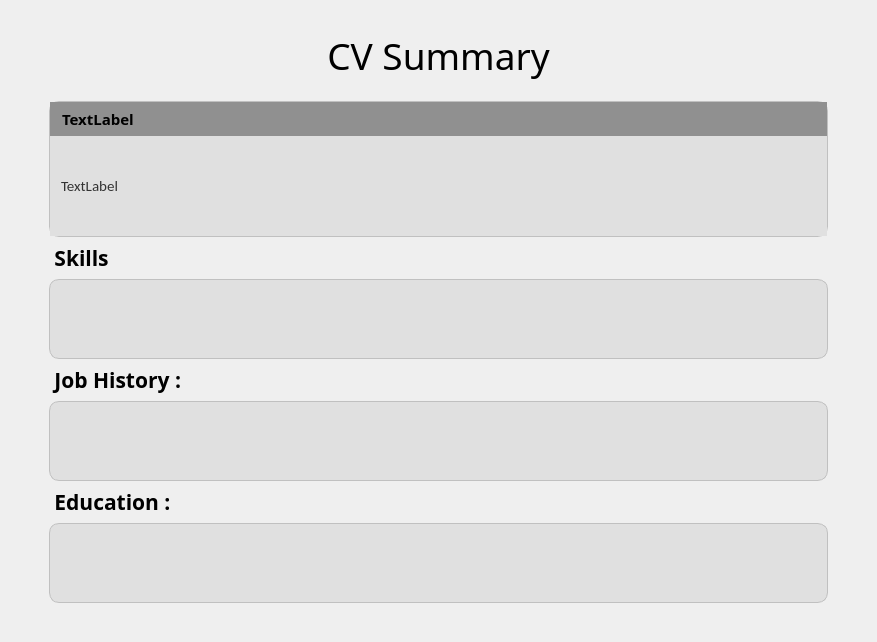
<?xml version="1.0" encoding="UTF-8"?>
<ui version="4.0">
 <class>SummaryWindow</class>
 <widget class="QMainWindow" name="SummaryWindow">
  <property name="geometry">
   <rect>
    <x>0</x>
    <y>0</y>
    <width>877</width>
    <height>642</height>
   </rect>
  </property>
  <property name="windowTitle">
   <string>MainWindow</string>
  </property>
  <widget class="QWidget" name="centralwidget">
   <layout class="QVBoxLayout" name="verticalLayout" stretch="0">
    <property name="leftMargin">
     <number>40</number>
    </property>
    <property name="topMargin">
     <number>6</number>
    </property>
    <property name="rightMargin">
     <number>40</number>
    </property>
    <property name="bottomMargin">
     <number>30</number>
    </property>
    <item>
     <widget class="QScrollArea" name="scrollArea">
      <property name="sizePolicy">
       <sizepolicy hsizetype="Expanding" vsizetype="Expanding">
        <horstretch>1</horstretch>
        <verstretch>1</verstretch>
       </sizepolicy>
      </property>
      <property name="styleSheet">
       <string notr="true">border : none;</string>
      </property>
      <property name="widgetResizable">
       <bool>true</bool>
      </property>
      <widget class="QWidget" name="scrollAreaWidgetContents">
       <property name="geometry">
        <rect>
         <x>0</x>
         <y>0</y>
         <width>797</width>
         <height>606</height>
        </rect>
       </property>
       <layout class="QVBoxLayout" name="verticalLayout_5">
        <item>
         <widget class="QLabel" name="label">
          <property name="font">
           <font>
            <family>Bahnschrift Light</family>
            <pointsize>28</pointsize>
           </font>
          </property>
          <property name="text">
           <string>CV Summary</string>
          </property>
          <property name="alignment">
           <set>Qt::AlignCenter</set>
          </property>
         </widget>
        </item>
        <item>
         <widget class="QFrame" name="outerFrame">
          <property name="sizePolicy">
           <sizepolicy hsizetype="Minimum" vsizetype="Preferred">
            <horstretch>0</horstretch>
            <verstretch>0</verstretch>
           </sizepolicy>
          </property>
          <property name="minimumSize">
           <size>
            <width>720</width>
            <height>0</height>
           </size>
          </property>
          <property name="styleSheet">
           <string notr="true">QFrame#outerFrame {
    background-color: transparent; /* No background color on the outer frame itself */
    border-radius: 10px;       /* This controls ALL the rounding for the block */
    border: 1px solid #C0C0C0; /* Optional: A very subtle border for definition */
    overflow: hidden;          /* IMPORTANT: Clip content to the rounded border */
}
</string>
          </property>
          <property name="frameShape">
           <enum>QFrame::StyledPanel</enum>
          </property>
          <property name="frameShadow">
           <enum>QFrame::Raised</enum>
          </property>
          <layout class="QVBoxLayout" name="verticalLayout_2">
           <property name="spacing">
            <number>0</number>
           </property>
           <property name="leftMargin">
            <number>0</number>
           </property>
           <property name="topMargin">
            <number>0</number>
           </property>
           <property name="rightMargin">
            <number>0</number>
           </property>
           <property name="bottomMargin">
            <number>0</number>
           </property>
           <item>
            <widget class="QLabel" name="nameLabel">
             <property name="sizePolicy">
              <sizepolicy hsizetype="Preferred" vsizetype="Preferred">
               <horstretch>0</horstretch>
               <verstretch>0</verstretch>
              </sizepolicy>
             </property>
             <property name="maximumSize">
              <size>
               <width>16777215</width>
               <height>34</height>
              </size>
             </property>
             <property name="font">
              <font>
               <family>Bahnschrift SemiBold</family>
               <pointsize>11</pointsize>
               <weight>75</weight>
               <bold>true</bold>
              </font>
             </property>
             <property name="styleSheet">
              <string notr="true">QLabel#nameLabel {
    background-color: #909090; /* Darker grey */
    color: black;             /* Text color */
    font-weight: bold;
    padding: 8px 8px;        /* Adjust padding to match original image */
}</string>
             </property>
             <property name="text">
              <string>TextLabel</string>
             </property>
            </widget>
           </item>
           <item>
            <widget class="QLabel" name="contactLabel">
             <property name="sizePolicy">
              <sizepolicy hsizetype="Preferred" vsizetype="Minimum">
               <horstretch>0</horstretch>
               <verstretch>0</verstretch>
              </sizepolicy>
             </property>
             <property name="minimumSize">
              <size>
               <width>0</width>
               <height>100</height>
              </size>
             </property>
             <property name="font">
              <font>
               <family>Calibri</family>
               <pointsize>11</pointsize>
               <weight>50</weight>
               <bold>false</bold>
              </font>
             </property>
             <property name="styleSheet">
              <string notr="true">QLabel#contactLabel {
    background-color: #E0E0E0; /* Lighter grey */
    color: #333333;           /* Darker text */
    padding: 15px 8px;       /* Adjust padding */
}</string>
             </property>
             <property name="text">
              <string>TextLabel</string>
             </property>
            </widget>
           </item>
          </layout>
         </widget>
        </item>
        <item>
         <widget class="QLabel" name="label_2">
          <property name="sizePolicy">
           <sizepolicy hsizetype="Preferred" vsizetype="Maximum">
            <horstretch>0</horstretch>
            <verstretch>0</verstretch>
           </sizepolicy>
          </property>
          <property name="maximumSize">
           <size>
            <width>16777215</width>
            <height>30</height>
           </size>
          </property>
          <property name="font">
           <font>
            <family>Bahnschrift SemiBold</family>
            <pointsize>16</pointsize>
            <weight>75</weight>
            <bold>true</bold>
           </font>
          </property>
          <property name="text">
           <string> Skills</string>
          </property>
         </widget>
        </item>
        <item>
         <widget class="QFrame" name="skillsContainer">
          <property name="sizePolicy">
           <sizepolicy hsizetype="Preferred" vsizetype="Minimum">
            <horstretch>0</horstretch>
            <verstretch>0</verstretch>
           </sizepolicy>
          </property>
          <property name="minimumSize">
           <size>
            <width>0</width>
            <height>30</height>
           </size>
          </property>
          <property name="maximumSize">
           <size>
            <width>16777215</width>
            <height>16777215</height>
           </size>
          </property>
          <property name="styleSheet">
           <string notr="true">QFrame {
    background-color: #E0E0E0; /* A light grey color */
    border-radius: 10px;    /* Adjust this value for desired roundness */
    border: 1px solid #C0C0C0; /* Optional: A subtle border */
}</string>
          </property>
          <property name="frameShape">
           <enum>QFrame::StyledPanel</enum>
          </property>
          <property name="frameShadow">
           <enum>QFrame::Raised</enum>
          </property>
          <layout class="QHBoxLayout" name="horizontalLayout">
           <property name="spacing">
            <number>8</number>
           </property>
          </layout>
         </widget>
        </item>
        <item>
         <widget class="QLabel" name="label_3">
          <property name="sizePolicy">
           <sizepolicy hsizetype="Preferred" vsizetype="Maximum">
            <horstretch>0</horstretch>
            <verstretch>0</verstretch>
           </sizepolicy>
          </property>
          <property name="maximumSize">
           <size>
            <width>16777215</width>
            <height>30</height>
           </size>
          </property>
          <property name="font">
           <font>
            <family>Bahnschrift SemiBold</family>
            <pointsize>16</pointsize>
            <weight>75</weight>
            <bold>true</bold>
           </font>
          </property>
          <property name="text">
           <string> Job History : </string>
          </property>
         </widget>
        </item>
        <item>
         <widget class="QWidget" name="job" native="true">
          <property name="sizePolicy">
           <sizepolicy hsizetype="Preferred" vsizetype="Preferred">
            <horstretch>0</horstretch>
            <verstretch>0</verstretch>
           </sizepolicy>
          </property>
          <property name="styleSheet">
           <string notr="true">QWidget {
    background-color: #E0E0E0; /* A light grey color */
    border-radius: 10px;    /* Adjust this value for desired roundness */
    border: 1px solid #C0C0C0; /* Optional: A subtle border */
}</string>
          </property>
          <layout class="QVBoxLayout" name="verticalLayout_3">
           <property name="spacing">
            <number>10</number>
           </property>
          </layout>
         </widget>
        </item>
        <item>
         <widget class="QLabel" name="label_4">
          <property name="sizePolicy">
           <sizepolicy hsizetype="Preferred" vsizetype="Maximum">
            <horstretch>0</horstretch>
            <verstretch>0</verstretch>
           </sizepolicy>
          </property>
          <property name="maximumSize">
           <size>
            <width>16777215</width>
            <height>30</height>
           </size>
          </property>
          <property name="font">
           <font>
            <family>Bahnschrift SemiBold</family>
            <pointsize>16</pointsize>
            <weight>75</weight>
            <bold>true</bold>
           </font>
          </property>
          <property name="text">
           <string> Education : </string>
          </property>
         </widget>
        </item>
        <item>
         <widget class="QWidget" name="education" native="true">
          <property name="sizePolicy">
           <sizepolicy hsizetype="Preferred" vsizetype="Preferred">
            <horstretch>0</horstretch>
            <verstretch>0</verstretch>
           </sizepolicy>
          </property>
          <property name="styleSheet">
           <string notr="true">QWidget {
    background-color: #E0E0E0; /* A light grey color */
    border-radius: 10px;    /* Adjust this value for desired roundness */
    border: 1px solid #C0C0C0; /* Optional: A subtle border */
}</string>
          </property>
          <layout class="QVBoxLayout" name="verticalLayout_4" stretch="">
           <property name="spacing">
            <number>10</number>
           </property>
          </layout>
         </widget>
        </item>
       </layout>
      </widget>
     </widget>
    </item>
   </layout>
  </widget>
 </widget>
 <resources/>
 <connections/>
</ui>
